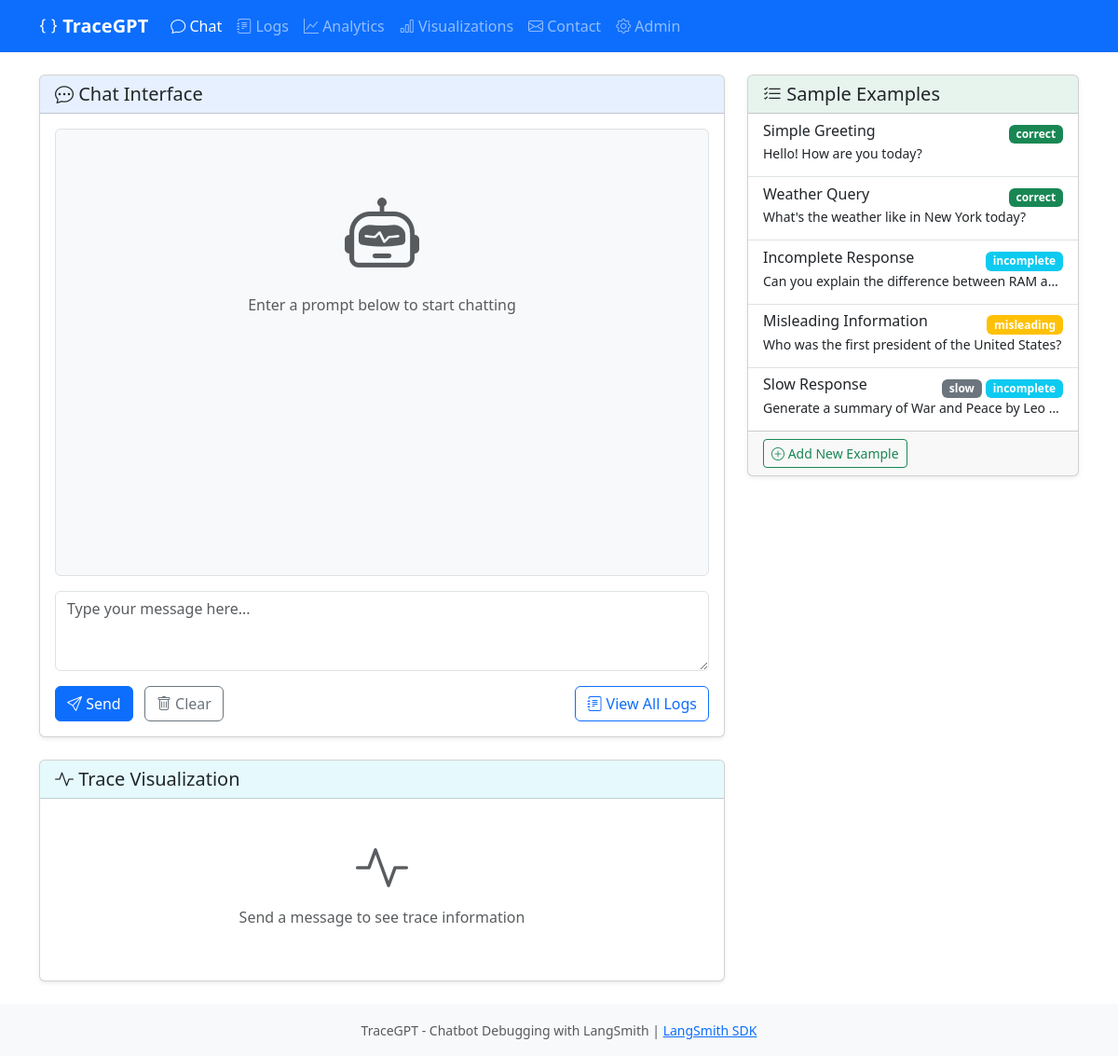
The page / on the database its author committed.
### tracegptapp/models.py (models this page shows, shortened)
class ChatExample(models.Model):
    TAG_CHOICES = (
        ('correct', 'Correct'),
        ('misleading', 'Misleading'),
        ('incomplete', 'Incomplete'),
        ('slow', 'Slow'),
    )
    title = models.CharField(max_length=100)
    input_prompt = models.TextField()
    expected_response = models.TextField()
    tags = MultiSelectField(choices=TAG_CHOICES, max_length=50)
    created_at = models.DateTimeField(default=timezone.now)

### tracegptapp/views.py (the view)
# urls.py: 2. Add a URL to urlpatterns:  path('', views.home, name='home')
def home(request):
    examples = ChatExample.objects.all().order_by('-created_at')
    selected_example_id = request.GET.get('example_id')
    selected_example = None
    if selected_example_id:
        selected_example = get_object_or_404(ChatExample, id=selected_example_id)
    context = {
        'examples': examples,
        'selected_example': selected_example
    }
    return render(request, 'home.html', context)

### templates/home.html (shortened to what this page needs)
{% extends 'base.html' %}
{% block content %}
<div class="row">
    <div class="col-lg-8">
        <div class="card shadow-sm">
            <div class="card-header bg-primary bg-opacity-10">
                <h5 class="card-title mb-0">
                    <i class="bi bi-chat-dots"></i> Chat Interface
                </h5>
            </div>
            <div class="card-body">
                <div id="chat-container" class="chat-container border rounded p-3 mb-3 bg-light">
                    <div class="text-center text-muted py-5">
                        <i class="bi bi-robot display-1"></i>
                        <p class="mt-3">Enter a prompt below to start chatting</p>
                    </div>
                </div>
                <form id="chat-form" class="mt-3">
                    <div class="input-group">
                        <textarea id="input-prompt" name="input_prompt" class="form-control" rows="3"
                                  placeholder="Type your message here..."
                                  required>{{ selected_example.input_prompt|default:'' }}</textarea>
                    </div>
                    <div class="d-flex justify-content-between mt-3">
                        <div>
                            <button type="submit" class="btn btn-primary">
                                <i class="bi bi-send"></i> Send
                            </button>
                            <button type="button" id="clear-chat" class="btn btn-outline-secondary ms-2">
                                <i class="bi bi-trash"></i> Clear
                            </button>
                        </div>
                        <a href="/logs/" class="btn btn-outline-primary">
                            <i class="bi bi-journal-text"></i> View All Logs
                        </a>
                    </div>
                </form>
            </div>
        </div>
        <div class="card shadow-sm mt-4">
            <div class="card-header bg-info bg-opacity-10">
                <h5 class="card-title mb-0">
                    <i class="bi bi-activity"></i> Trace Visualization
                </h5>
            </div>
            <div class="card-body">
                <div id="trace-placeholder" class="text-center py-4 text-muted">
                    <i class="bi bi-activity display-4"></i>
                    <p class="mt-2">Send a message to see trace information</p>
                </div>
            </div>
        </div>
    </div>
    <div class="col-lg-4 mt-4 mt-lg-0">
        <div class="card shadow-sm">
            <div class="card-header bg-success bg-opacity-10">
                <h5 class="card-title mb-0">
                    <i class="bi bi-list-check"></i> Sample Examples
                </h5>
            </div>
            <div class="card-body p-0">
                <div class="list-group list-group-flush">
                    {% if examples %}
                        {% for example in examples %}
                        <a href="/?example_id={{ example.id }}"
                           class="list-group-item list-group-item-action {% if selected_example.id == example.id %}active{% endif %}">
                            <div class="d-flex justify-content-between align-items-center">
                                <h6 class="mb-1">{{ example.title }}</h6>
                                <span>
                                    {% for tag in example.tags %}
                                    <span class="badge bg-{% if tag == 'correct' %}success{% elif tag == 'misleading' %}warning{% elif tag == 'incomplete' %}info{% else %}secondary{% endif %} text-nowrap">
                                        {{ tag }}
                                    </span>
                                    {% endfor %}
                                </span>
                            </div>
                            <small class="text-truncate d-inline-block" style="max-width: 100%;">
                                {{ example.input_prompt|truncatechars:60 }}
                            </small>
                        </a>
                        {% endfor %}
                    {% else %}
                        <div class="list-group-item text-center py-4">
                            <p class="mb-0 text-muted">No examples available. Add some in the admin panel.</p>
                        </div>
                    {% endif %}
                </div>
            </div>
            <div class="card-footer">
                <a href="/admin/tracegptapp/chatexample/add/" target="_blank" class="btn btn-sm btn-outline-success">
                    <i class="bi bi-plus-circle"></i> Add New Example
                </a>
            </div>
        </div>
    </div>
</div>
{% endblock %}

### templates/base.html (style rules this page uses)
.chat-container { height: 60vh; overflow-y: auto; }

### rows shown on the page
ChatExample: title "Simple Greeting", tags "correct", input_prompt "Hello! How are you today?"
ChatExample: title "Weather Query", tags "correct", input_prompt "What's the weather like in New York today?"
ChatExample: title "Incomplete Response", tags "incomplete", input_prompt "Can you explain the difference between RAM a…"
ChatExample: title "Misleading Information", tags "misleading", input_prompt "Who was the first president of the United States?"
ChatExample: title "Slow Response", tags "slow" "incomplete", input_prompt "Generate a summary of War and Peace by Leo…"
